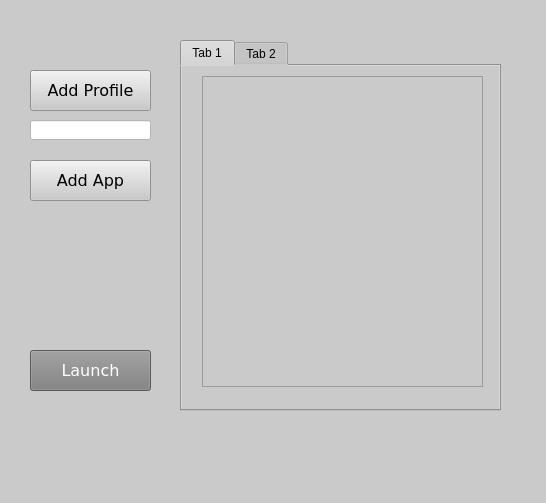
<?xml version="1.0" encoding="UTF-8"?>
<ui version="4.0">
 <class>MainWindow</class>
 <widget class="QMainWindow" name="MainWindow">
  <property name="geometry">
   <rect>
    <x>0</x>
    <y>0</y>
    <width>546</width>
    <height>503</height>
   </rect>
  </property>
  <property name="windowTitle">
   <string>MainWindow</string>
  </property>
  <property name="styleSheet">
   <string notr="true">background-color: rgb(202, 202, 202);</string>
  </property>
  <widget class="QWidget" name="centralwidget">
   <widget class="QPushButton" name="proButton">
    <property name="geometry">
     <rect>
      <x>30</x>
      <y>70</y>
      <width>121</width>
      <height>41</height>
     </rect>
    </property>
    <property name="font">
     <font>
      <family>Verdana</family>
      <pointsize>12</pointsize>
      <weight>50</weight>
      <bold>false</bold>
     </font>
    </property>
    <property name="text">
     <string>Add Profile</string>
    </property>
   </widget>
   <widget class="QPushButton" name="appButton">
    <property name="geometry">
     <rect>
      <x>30</x>
      <y>160</y>
      <width>121</width>
      <height>41</height>
     </rect>
    </property>
    <property name="font">
     <font>
      <family>Verdana</family>
      <pointsize>12</pointsize>
      <weight>50</weight>
      <bold>false</bold>
     </font>
    </property>
    <property name="text">
     <string>Add App</string>
    </property>
   </widget>
   <widget class="QPushButton" name="launchButton">
    <property name="geometry">
     <rect>
      <x>30</x>
      <y>350</y>
      <width>121</width>
      <height>41</height>
     </rect>
    </property>
    <property name="font">
     <font>
      <family>Verdana</family>
      <pointsize>12</pointsize>
      <weight>50</weight>
      <bold>false</bold>
     </font>
    </property>
    <property name="styleSheet">
     <string notr="true">background-color: rgb(84, 84, 84);
color: rgb(255, 255, 255);
background-color: rgb(126, 126, 126);
color: rgb(0, 0, 0);
color: qlineargradient(spread:pad, x1:0, y1:0, x2:1, y2:0, stop:0 rgba(0, 0, 0, 255), stop:1 rgba(255, 255, 255, 255));</string>
    </property>
    <property name="text">
     <string>Launch</string>
    </property>
   </widget>
   <widget class="QLineEdit" name="proNameEdit">
    <property name="geometry">
     <rect>
      <x>30</x>
      <y>120</y>
      <width>121</width>
      <height>20</height>
     </rect>
    </property>
    <property name="styleSheet">
     <string notr="true">background-color: rgb(255, 255, 255);</string>
    </property>
   </widget>
   <widget class="QTabWidget" name="tabWidget">
    <property name="geometry">
     <rect>
      <x>180</x>
      <y>40</y>
      <width>321</width>
      <height>371</height>
     </rect>
    </property>
    <property name="font">
     <font>
      <weight>50</weight>
      <bold>false</bold>
     </font>
    </property>
    <property name="currentIndex">
     <number>0</number>
    </property>
    <widget class="QWidget" name="tab">
     <attribute name="title">
      <string>Tab 1</string>
     </attribute>
     <widget class="QListWidget" name="tab1_listWidget">
      <property name="geometry">
       <rect>
        <x>20</x>
        <y>10</y>
        <width>281</width>
        <height>311</height>
       </rect>
      </property>
     </widget>
    </widget>
    <widget class="QWidget" name="tab_2">
     <attribute name="title">
      <string>Tab 2</string>
     </attribute>
     <widget class="QListWidget" name="tab2_listWidget">
      <property name="geometry">
       <rect>
        <x>20</x>
        <y>10</y>
        <width>281</width>
        <height>441</height>
       </rect>
      </property>
     </widget>
    </widget>
   </widget>
  </widget>
  <widget class="QMenuBar" name="menubar">
   <property name="geometry">
    <rect>
     <x>0</x>
     <y>0</y>
     <width>546</width>
     <height>21</height>
    </rect>
   </property>
  </widget>
  <widget class="QStatusBar" name="statusbar"/>
 </widget>
 <resources/>
 <connections/>
</ui>
